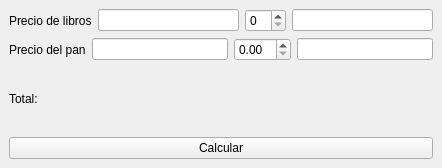
<?xml version="1.0" encoding="UTF-8"?>
<ui version="4.0">
 <class>MainWindow</class>
 <widget class="QMainWindow" name="MainWindow">
  <property name="geometry">
   <rect>
    <x>0</x>
    <y>0</y>
    <width>442</width>
    <height>168</height>
   </rect>
  </property>
  <property name="windowTitle">
   <string>MainWindow</string>
  </property>
  <widget class="QWidget" name="centralwidget">
   <layout class="QVBoxLayout" name="verticalLayout">
    <item>
     <layout class="QHBoxLayout" name="horizontalLayout">
      <item>
       <widget class="QLabel" name="label">
        <property name="text">
         <string>Precio de libros</string>
        </property>
       </widget>
      </item>
      <item>
       <widget class="QLineEdit" name="precioLibros"/>
      </item>
      <item>
       <widget class="QSpinBox" name="cantidadLibros">
        <property name="wrapping">
         <bool>false</bool>
        </property>
        <property name="value">
         <number>0</number>
        </property>
       </widget>
      </item>
      <item>
       <widget class="QLineEdit" name="totalLibros"/>
      </item>
     </layout>
    </item>
    <item>
     <layout class="QHBoxLayout" name="horizontalLayout_2">
      <item>
       <widget class="QLabel" name="label_2">
        <property name="text">
         <string>Precio del pan</string>
        </property>
       </widget>
      </item>
      <item>
       <widget class="QLineEdit" name="precioPan"/>
      </item>
      <item>
       <widget class="QDoubleSpinBox" name="cantidadPan">
        <property name="singleStep">
         <double>0.100000000000000</double>
        </property>
       </widget>
      </item>
      <item>
       <widget class="QLineEdit" name="totalPan"/>
      </item>
     </layout>
    </item>
    <item>
     <widget class="QLabel" name="total">
      <property name="text">
       <string>Total:</string>
      </property>
     </widget>
    </item>
    <item>
     <widget class="QPushButton" name="calcular">
      <property name="text">
       <string>Calcular</string>
      </property>
     </widget>
    </item>
   </layout>
  </widget>
 </widget>
 <resources/>
 <connections/>
</ui>
